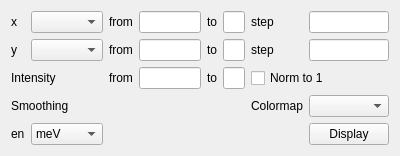
<?xml version="1.0" encoding="UTF-8"?>
<ui version="4.0">
 <class>Form</class>
 <widget class="QWidget" name="Form">
  <property name="geometry">
   <rect>
    <x>0</x>
    <y>0</y>
    <width>400</width>
    <height>147</height>
   </rect>
  </property>
  <property name="windowTitle">
   <string>Form</string>
  </property>
  <layout class="QGridLayout" name="gridLayout">
   <item row="0" column="0">
    <layout class="QGridLayout" name="gridLayout_10">
     <item row="0" column="0">
      <widget class="QLabel" name="label_10">
       <property name="text">
        <string>x</string>
       </property>
      </widget>
     </item>
     <item row="0" column="1">
      <widget class="QComboBox" name="cmbSliceXAxis"/>
     </item>
     <item row="0" column="2">
      <widget class="QLabel" name="label_12">
       <property name="text">
        <string>from</string>
       </property>
      </widget>
     </item>
     <item row="0" column="3">
      <widget class="QLineEdit" name="lneSliceXStart">
       <property name="inputMask">
        <string/>
       </property>
      </widget>
     </item>
     <item row="0" column="4">
      <widget class="QLabel" name="label_267">
       <property name="text">
        <string>to</string>
       </property>
      </widget>
     </item>
     <item row="0" column="5" colspan="2">
      <widget class="QLineEdit" name="lneSliceXEnd"/>
     </item>
     <item row="0" column="7">
      <widget class="QLabel" name="label_268">
       <property name="text">
        <string>step</string>
       </property>
      </widget>
     </item>
     <item row="0" column="8">
      <widget class="QLineEdit" name="lneSliceXStep">
       <property name="text">
        <string/>
       </property>
      </widget>
     </item>
     <item row="1" column="0">
      <widget class="QLabel" name="label_11">
       <property name="text">
        <string>y</string>
       </property>
      </widget>
     </item>
     <item row="1" column="1">
      <widget class="QComboBox" name="cmbSliceYAxis"/>
     </item>
     <item row="1" column="2">
      <widget class="QLabel" name="label_271">
       <property name="text">
        <string>from</string>
       </property>
      </widget>
     </item>
     <item row="1" column="3">
      <widget class="QLineEdit" name="lneSliceYStart"/>
     </item>
     <item row="1" column="4">
      <widget class="QLabel" name="label_270">
       <property name="text">
        <string>to</string>
       </property>
      </widget>
     </item>
     <item row="1" column="5" colspan="2">
      <widget class="QLineEdit" name="lneSliceYEnd"/>
     </item>
     <item row="1" column="7">
      <widget class="QLabel" name="label_255">
       <property name="text">
        <string>step</string>
       </property>
      </widget>
     </item>
     <item row="1" column="8">
      <widget class="QLineEdit" name="lneSliceYStep">
       <property name="text">
        <string/>
       </property>
      </widget>
     </item>
     <item row="2" column="0" colspan="2">
      <widget class="QLabel" name="label_13">
       <property name="text">
        <string>Intensity</string>
       </property>
      </widget>
     </item>
     <item row="2" column="2">
      <widget class="QLabel" name="label_269">
       <property name="text">
        <string>from</string>
       </property>
      </widget>
     </item>
     <item row="2" column="3">
      <widget class="QLineEdit" name="lneSliceIntensityStart"/>
     </item>
     <item row="2" column="4">
      <widget class="QLabel" name="label_266">
       <property name="text">
        <string>to</string>
       </property>
      </widget>
     </item>
     <item row="2" column="5" colspan="2">
      <widget class="QLineEdit" name="lneSliceIntensityEnd"/>
     </item>
     <item row="3" column="0" colspan="2">
      <widget class="QLabel" name="label_14">
       <property name="visible">
        <bool>false</bool>
       </property>
       <property name="text">
        <string>Smoothing</string>
       </property>
      </widget>
     </item>
     <item row="3" column="8">
      <widget class="QComboBox" name="cmbSliceColormap"/>
     </item>
     <item row="3" column="7">
      <widget class="QLabel" name="label_15">
       <property name="text">
        <string>Colormap</string>
       </property>
      </widget>
     </item>
     <item row="4" column="8">
      <widget class="QPushButton" name="btnSliceDisplay">
       <property name="text">
        <string>Display</string>
       </property>
      </widget>
     </item>
     <item row="2" column="7" colspan="2">
      <widget class="QCheckBox" name="rdoSliceNormToOne">
       <property name="text">
        <string>Norm to 1</string>
       </property>
      </widget>
     </item>
     <item row="4" column="0">
      <widget class="QLabel" name="label_16">
       <property name="text">
        <string>en</string>
       </property>
      </widget>
     </item>
     <item row="4" column="1">
      <widget class="QComboBox" name="cmbSliceUnits">
       <item>
        <property name="text">
         <string>meV</string>
        </property>
       </item>
       <item>
        <property name="text">
         <string>cm-1</string>
        </property>
       </item>
      </widget>
     </item>
    </layout>
   </item>
  </layout>
 </widget>
 <resources/>
 <connections/>
</ui>
